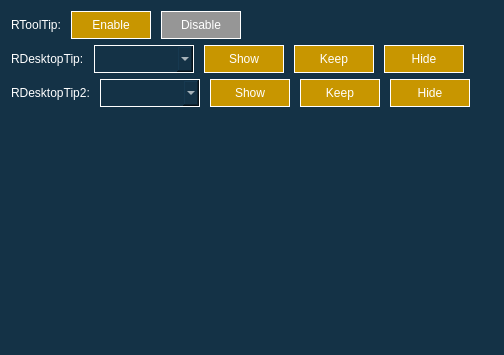
<?xml version="1.0" encoding="UTF-8"?>
<ui version="4.0">
 <class>ToolTipDemo</class>
 <widget class="QWidget" name="ToolTipDemo">
  <property name="geometry">
   <rect>
    <x>0</x>
    <y>0</y>
    <width>504</width>
    <height>355</height>
   </rect>
  </property>
  <property name="windowTitle">
   <string>Form</string>
  </property>
  <property name="styleSheet">
   <string notr="true">QWidget {
	font: 14px &quot;微软雅黑&quot;;
	color: white;
	background-color: rgb(20,50,70);
}

/*按钮*/
QPushButton {
	border: 1px solid white;
	background-color: rgb(200,150,0);
}

QPushButton:hover {
	background-color:rgb(255,170,0);
}

QPushButton:pressed {
background-color: rgb(255,255,0);
}
QPushButton:disabled {
	background-color: rgb(150,150,150);
}

/*下拉框*/
QComboBox {
	border: 1px solid white;
}

/**/
QLabel {
	font: 14px &quot;微软雅黑&quot;;
	color: white;
}</string>
  </property>
  <layout class="QVBoxLayout" name="verticalLayout">
   <item>
    <layout class="QHBoxLayout" name="horizontalLayout">
     <property name="spacing">
      <number>10</number>
     </property>
     <item>
      <widget class="QLabel" name="label">
       <property name="text">
        <string>RToolTip:</string>
       </property>
      </widget>
     </item>
     <item>
      <widget class="QPushButton" name="btnToolTipA">
       <property name="minimumSize">
        <size>
         <width>80</width>
         <height>28</height>
        </size>
       </property>
       <property name="maximumSize">
        <size>
         <width>80</width>
         <height>28</height>
        </size>
       </property>
       <property name="text">
        <string>Enable</string>
       </property>
      </widget>
     </item>
     <item>
      <widget class="QPushButton" name="btnToolTipB">
       <property name="enabled">
        <bool>false</bool>
       </property>
       <property name="minimumSize">
        <size>
         <width>80</width>
         <height>28</height>
        </size>
       </property>
       <property name="maximumSize">
        <size>
         <width>80</width>
         <height>28</height>
        </size>
       </property>
       <property name="text">
        <string>Disable</string>
       </property>
      </widget>
     </item>
     <item>
      <spacer name="horizontalSpacer">
       <property name="orientation">
        <enum>Qt::Horizontal</enum>
       </property>
       <property name="sizeHint" stdset="0">
        <size>
         <width>40</width>
         <height>20</height>
        </size>
       </property>
      </spacer>
     </item>
    </layout>
   </item>
   <item>
    <layout class="QHBoxLayout" name="horizontalLayout_2">
     <property name="spacing">
      <number>10</number>
     </property>
     <item>
      <widget class="QLabel" name="label_2">
       <property name="text">
        <string>RDesktopTip:</string>
       </property>
      </widget>
     </item>
     <item>
      <widget class="QComboBox" name="desktopTipBox">
       <property name="minimumSize">
        <size>
         <width>100</width>
         <height>28</height>
        </size>
       </property>
       <property name="maximumSize">
        <size>
         <width>100</width>
         <height>28</height>
        </size>
       </property>
      </widget>
     </item>
     <item>
      <widget class="QPushButton" name="btnDesktopTipShow">
       <property name="minimumSize">
        <size>
         <width>80</width>
         <height>28</height>
        </size>
       </property>
       <property name="maximumSize">
        <size>
         <width>80</width>
         <height>28</height>
        </size>
       </property>
       <property name="text">
        <string>Show</string>
       </property>
      </widget>
     </item>
     <item>
      <widget class="QPushButton" name="btnDesktopTipKeep">
       <property name="minimumSize">
        <size>
         <width>80</width>
         <height>28</height>
        </size>
       </property>
       <property name="maximumSize">
        <size>
         <width>80</width>
         <height>28</height>
        </size>
       </property>
       <property name="text">
        <string>Keep</string>
       </property>
      </widget>
     </item>
     <item>
      <widget class="QPushButton" name="btnDesktopTipHide">
       <property name="enabled">
        <bool>true</bool>
       </property>
       <property name="minimumSize">
        <size>
         <width>80</width>
         <height>28</height>
        </size>
       </property>
       <property name="maximumSize">
        <size>
         <width>80</width>
         <height>28</height>
        </size>
       </property>
       <property name="text">
        <string>Hide</string>
       </property>
      </widget>
     </item>
     <item>
      <spacer name="horizontalSpacer_2">
       <property name="orientation">
        <enum>Qt::Horizontal</enum>
       </property>
       <property name="sizeHint" stdset="0">
        <size>
         <width>40</width>
         <height>20</height>
        </size>
       </property>
      </spacer>
     </item>
    </layout>
   </item>
   <item>
    <layout class="QHBoxLayout" name="horizontalLayout_3">
     <property name="spacing">
      <number>10</number>
     </property>
     <item>
      <widget class="QLabel" name="label_3">
       <property name="text">
        <string>RDesktopTip2:</string>
       </property>
      </widget>
     </item>
     <item>
      <widget class="QComboBox" name="desktopTip2Box">
       <property name="minimumSize">
        <size>
         <width>100</width>
         <height>28</height>
        </size>
       </property>
       <property name="maximumSize">
        <size>
         <width>100</width>
         <height>28</height>
        </size>
       </property>
      </widget>
     </item>
     <item>
      <widget class="QPushButton" name="btnDesktopTip2Show">
       <property name="minimumSize">
        <size>
         <width>80</width>
         <height>28</height>
        </size>
       </property>
       <property name="maximumSize">
        <size>
         <width>80</width>
         <height>28</height>
        </size>
       </property>
       <property name="text">
        <string>Show</string>
       </property>
      </widget>
     </item>
     <item>
      <widget class="QPushButton" name="btnDesktopTip2Keep">
       <property name="minimumSize">
        <size>
         <width>80</width>
         <height>28</height>
        </size>
       </property>
       <property name="maximumSize">
        <size>
         <width>80</width>
         <height>28</height>
        </size>
       </property>
       <property name="text">
        <string>Keep</string>
       </property>
      </widget>
     </item>
     <item>
      <widget class="QPushButton" name="btnDesktopTip2Hide">
       <property name="enabled">
        <bool>true</bool>
       </property>
       <property name="minimumSize">
        <size>
         <width>80</width>
         <height>28</height>
        </size>
       </property>
       <property name="maximumSize">
        <size>
         <width>80</width>
         <height>28</height>
        </size>
       </property>
       <property name="text">
        <string>Hide</string>
       </property>
      </widget>
     </item>
     <item>
      <spacer name="horizontalSpacer_3">
       <property name="orientation">
        <enum>Qt::Horizontal</enum>
       </property>
       <property name="sizeHint" stdset="0">
        <size>
         <width>40</width>
         <height>20</height>
        </size>
       </property>
      </spacer>
     </item>
    </layout>
   </item>
   <item>
    <spacer name="verticalSpacer">
     <property name="orientation">
      <enum>Qt::Vertical</enum>
     </property>
     <property name="sizeHint" stdset="0">
      <size>
       <width>20</width>
       <height>298</height>
      </size>
     </property>
    </spacer>
   </item>
  </layout>
 </widget>
 <resources/>
 <connections/>
</ui>
